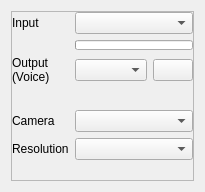
             <widget class="QWidget" name="mediaPage">
              <layout class="QGridLayout" name="gridLayout">
               <item row="0" column="0">
                <widget class="QFrame" name="mediaFrame">
                 <property name="frameShape">
                  <enum>QFrame::StyledPanel</enum>
                 </property>
                 <property name="frameShadow">
                  <enum>QFrame::Raised</enum>
                 </property>
                 <layout class="QGridLayout" name="gridLayout_2">
                  <property name="leftMargin">
                   <number>0</number>
                  </property>
                  <property name="topMargin">
                   <number>0</number>
                  </property>
                  <property name="rightMargin">
                   <number>0</number>
                  </property>
                  <property name="bottomMargin">
                   <number>0</number>
                  </property>
                  <property name="spacing">
                   <number>6</number>
                  </property>
                  <item row="0" column="0">
                   <widget class="QLabel" name="micLabel">
                    <property name="sizePolicy">
                     <sizepolicy hsizetype="Minimum" vsizetype="Preferred">
                      <horstretch>0</horstretch>
                      <verstretch>0</verstretch>
                     </sizepolicy>
                    </property>
                    <property name="text">
                     <string>Input</string>
                    </property>
                   </widget>
                  </item>
                  <item row="0" column="1" colspan="2">
                   <widget class="QComboBox" name="micCombo">
                    <property name="sizePolicy">
                     <sizepolicy hsizetype="Expanding" vsizetype="Fixed">
                      <horstretch>0</horstretch>
                      <verstretch>0</verstretch>
                     </sizepolicy>
                    </property>
                   </widget>
                  </item>
                  <item row="1" column="1" colspan="2">
                   <widget class="QProgressBar" name="audioInBar">
                    <property name="sizePolicy">
                     <sizepolicy hsizetype="Expanding" vsizetype="Minimum">
                      <horstretch>0</horstretch>
                      <verstretch>0</verstretch>
                     </sizepolicy>
                    </property>
                    <property name="minimumSize">
                     <size>
                      <width>0</width>
                      <height>10</height>
                     </size>
                    </property>
                    <property name="maximumSize">
                     <size>
                      <width>16777215</width>
                      <height>10</height>
                     </size>
                    </property>
                    <property name="baseSize">
                     <size>
                      <width>0</width>
                      <height>10</height>
                     </size>
                    </property>
                    <property name="styleSheet">
                     <string notr="true"/>
                    </property>
                    <property name="value">
                     <number>0</number>
                    </property>
                    <property name="textVisible">
                     <bool>false</bool>
                    </property>
                   </widget>
                  </item>
                  <item row="2" column="0">
                   <widget class="QLabel" name="outVoiceLabel">
                    <property name="sizePolicy">
                     <sizepolicy hsizetype="Fixed" vsizetype="Preferred">
                      <horstretch>0</horstretch>
                      <verstretch>0</verstretch>
                     </sizepolicy>
                    </property>
                    <property name="text">
                     <string>Output
(Voice)</string>
                    </property>
                   </widget>
                  </item>
                  <item row="2" column="1">
                   <widget class="QComboBox" name="speakerCombo"/>
                  </item>
                  <item row="2" column="2">
                   <widget class="QPushButton" name="playButton">
                    <property name="sizePolicy">
                     <sizepolicy hsizetype="Fixed" vsizetype="Fixed">
                      <horstretch>0</horstretch>
                      <verstretch>0</verstretch>
                     </sizepolicy>
                    </property>
                    <property name="icon">
                     <iconset resource="Resources.qrc">
                      <normaloff>:/Images/images/icon_audio_play.png</normaloff>
                      <normalon>:/Images/images/icon_audio_stop.png</normalon>
                      :/Images/images/icon_audio_play.png</iconset>
                    </property>
                    <property name="checkable">
                     <bool>true</bool>
                    </property>
                   </widget>
                  </item>
                  <item row="3" column="0">
                   <spacer name="audioVSpacer">
                    <property name="orientation">
                     <enum>Qt::Vertical</enum>
                    </property>
                    <property name="sizeType">
                     <enum>QSizePolicy::Fixed</enum>
                    </property>
                    <property name="sizeHint" stdset="0">
                     <size>
                      <width>20</width>
                      <height>20</height>
                     </size>
                    </property>
                   </spacer>
                  </item>
                  <item row="4" column="0">
                   <widget class="QLabel" name="camLabel">
                    <property name="sizePolicy">
                     <sizepolicy hsizetype="Minimum" vsizetype="Preferred">
                      <horstretch>0</horstretch>
                      <verstretch>0</verstretch>
                     </sizepolicy>
                    </property>
                    <property name="text">
                     <string>Camera</string>
                    </property>
                   </widget>
                  </item>
                  <item row="4" column="1" colspan="2">
                   <widget class="QComboBox" name="camCombo">
                    <property name="sizePolicy">
                     <sizepolicy hsizetype="Expanding" vsizetype="Fixed">
                      <horstretch>0</horstretch>
                      <verstretch>0</verstretch>
                     </sizepolicy>
                    </property>
                   </widget>
                  </item>
                  <item row="5" column="0">
                   <widget class="QLabel" name="resLabel">
                    <property name="sizePolicy">
                     <sizepolicy hsizetype="Minimum" vsizetype="Preferred">
                      <horstretch>0</horstretch>
                      <verstretch>0</verstretch>
                     </sizepolicy>
                    </property>
                    <property name="text">
                     <string>Resolution</string>
                    </property>
                   </widget>
                  </item>
                  <item row="5" column="1" colspan="2">
                   <widget class="QComboBox" name="resCombo">
                    <property name="sizePolicy">
                     <sizepolicy hsizetype="Expanding" vsizetype="Fixed">
                      <horstretch>0</horstretch>
                      <verstretch>0</verstretch>
                     </sizepolicy>
                    </property>
                   </widget>
                  </item>
                  <item row="6" column="1" colspan="2">
                   <widget class="QLabel" name="videoLabel">
                    <property name="sizePolicy">
                     <sizepolicy hsizetype="Minimum" vsizetype="Preferred">
                      <horstretch>0</horstretch>
                      <verstretch>0</verstretch>
                     </sizepolicy>
                    </property>
                    <property name="alignment">
                     <set>Qt::AlignCenter</set>
                    </property>
                   </widget>
                  </item>
                 </layout>
                </widget>
               </item>
              </layout>
             </widget>
